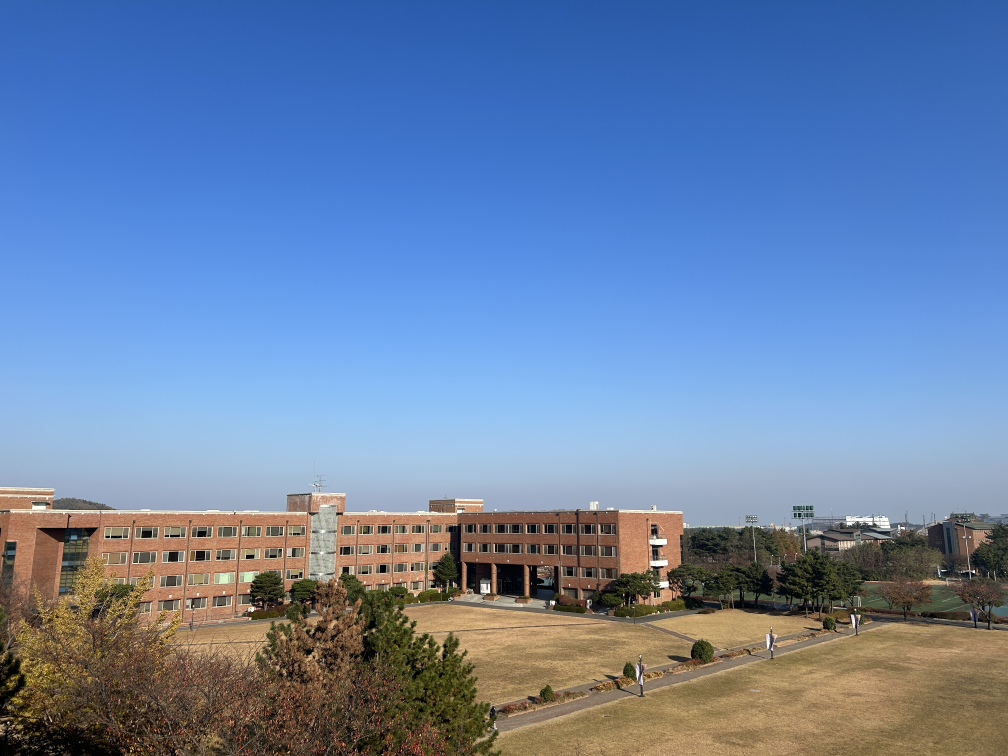
//> input picture opencv-setup/dataset/panorama_image/pano1.JPG, 4032 x 3024 px (shown at 1/4 size)
$ ./22100194   (built with g++ and OpenCV 4)
//> lines starting //> are read from the running program, lines starting //| are printed output that depends on the picture
#include <opencv2/opencv.hpp>
#include <iostream>
#include <vector>

using namespace cv;
using namespace std;

Mat combineImages(Mat firstImage, Mat secondImage) {
    if (firstImage.empty() || secondImage.empty()) {
        cout << "image empty!" << endl;
        return Mat();
    }

    Ptr<ORB> orbF = ORB::create(1000);


    vector<KeyPoint> keypoints1, keypoints2;
    Mat descriptors1, descriptors2;

    orbF->detectAndCompute(firstImage, noArray(), keypoints1, descriptors1);
    orbF->detectAndCompute(secondImage, noArray(), keypoints2, descriptors2);

    BFMatcher matcher(NORM_HAMMING);
    vector<vector<DMatch>> matches;
    matcher.knnMatch(descriptors1, descriptors2, matches, 2);

    float nndr = 0.7f;
    vector<DMatch> goodMatches;
    for (auto& match : matches) {
        if (match[0].distance < nndr * match[1].distance) {
            goodMatches.push_back(match[0]);
        }
    }

    vector<Point2f> akeypoints1, akeypoints2;
    for (const auto& match : goodMatches) {
        akeypoints1.push_back(keypoints1[match.queryIdx].pt);
        akeypoints2.push_back(keypoints2[match.trainIdx].pt);
    }

    Mat homography = findHomography(akeypoints2, akeypoints1, RANSAC);

    Mat result;
    warpPerspective(secondImage, result, homography, Size(firstImage.cols * 1.4, firstImage.rows * 1.2));

    for (int y = 0; y < firstImage.rows; y++) {
        for (int x = 0; x < firstImage.cols; x++) {
            if (result.at<Vec3b>(y, x) == Vec3b(0, 0, 0)) {
                result.at<Vec3b>(y, x) = firstImage.at<Vec3b>(y, x);
            }
        }
    }

    return result;
}

int main() {
    Mat panorama;
    vector<string> imageFiles = {
        "/Users/kimjisue/Desktop/opencv/opencv-setup/dataset/panorama_image/pano1.JPG",
        "/Users/kimjisue/Desktop/opencv/opencv-setup/dataset/panorama_image/pano2.JPG",
        "/Users/kimjisue/Desktop/opencv/opencv-setup/dataset/panorama_image/pano3.JPG",
        "/Users/kimjisue/Desktop/opencv/opencv-setup/dataset/panorama_image/pano4.JPG"
    };
    // vector<string> imageFiles = {
    //     "/panorama_image/pano1.JPG",
    //     "/panorama_image/pano2.JPG",
    //     "/panorama_image/pano3.JPG",
    //     "/panorama_image/pano4.JPG"
    // };

    for (const auto& filePath : imageFiles) {
        Mat currentImage = imread(filePath);
//> currentImage is the input picture: 3024 rows x 4032 cols, CV_8UC3; mean B, G, R 167.8, 129.9, 105.1
        if (panorama.empty()) {
            panorama = currentImage;
        } else {
            panorama = combineImages(panorama, currentImage);
        }
    }

    resize(panorama, panorama, Size(640, 480));

    imshow("panorama_img", panorama);
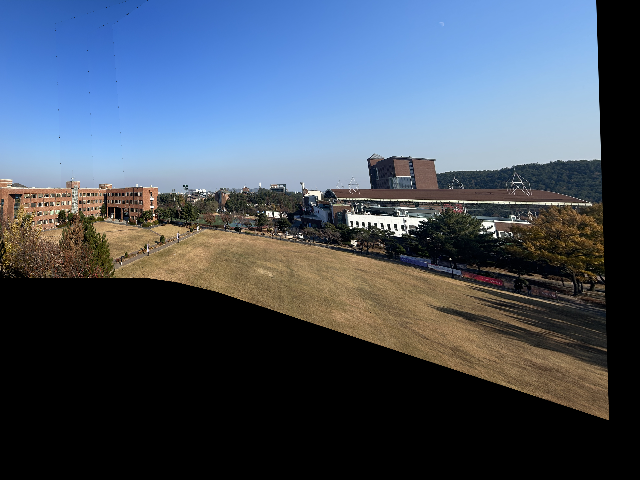
//> window 'panorama_img': 480 rows x 640 cols, CV_8UC3; mean B, G, R 97.9, 82.3, 70.8
    waitKey(0);

    return 0;
}
